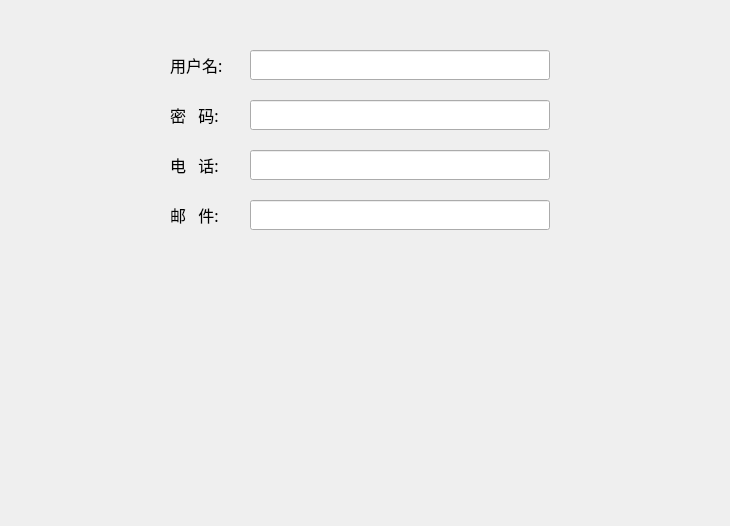
<?xml version="1.0" encoding="UTF-8"?>
<ui version="4.0">
 <class>Dialog</class>
 <widget class="QDialog" name="Dialog">
  <property name="geometry">
   <rect>
    <x>0</x>
    <y>0</y>
    <width>730</width>
    <height>526</height>
   </rect>
  </property>
  <property name="windowTitle">
   <string>Dialog</string>
  </property>
  <widget class="QLineEdit" name="lineEdit">
   <property name="geometry">
    <rect>
     <x>250</x>
     <y>50</y>
     <width>300</width>
     <height>30</height>
    </rect>
   </property>
  </widget>
  <widget class="QLabel" name="label">
   <property name="geometry">
    <rect>
     <x>170</x>
     <y>50</y>
     <width>70</width>
     <height>30</height>
    </rect>
   </property>
   <property name="font">
    <font>
     <family>微软雅黑</family>
     <pointsize>12</pointsize>
    </font>
   </property>
   <property name="text">
    <string>用户名:</string>
   </property>
  </widget>
  <widget class="QLineEdit" name="lineEdit_2">
   <property name="geometry">
    <rect>
     <x>250</x>
     <y>100</y>
     <width>300</width>
     <height>30</height>
    </rect>
   </property>
  </widget>
  <widget class="QLabel" name="label_2">
   <property name="geometry">
    <rect>
     <x>170</x>
     <y>100</y>
     <width>70</width>
     <height>30</height>
    </rect>
   </property>
   <property name="font">
    <font>
     <family>微软雅黑</family>
     <pointsize>12</pointsize>
    </font>
   </property>
   <property name="text">
    <string>密   码:</string>
   </property>
  </widget>
  <widget class="QLineEdit" name="lineEdit_3">
   <property name="geometry">
    <rect>
     <x>250</x>
     <y>150</y>
     <width>300</width>
     <height>30</height>
    </rect>
   </property>
  </widget>
  <widget class="QLabel" name="label_3">
   <property name="geometry">
    <rect>
     <x>170</x>
     <y>150</y>
     <width>70</width>
     <height>30</height>
    </rect>
   </property>
   <property name="font">
    <font>
     <family>微软雅黑</family>
     <pointsize>12</pointsize>
    </font>
   </property>
   <property name="text">
    <string>电   话:</string>
   </property>
  </widget>
  <widget class="QLineEdit" name="lineEdit_4">
   <property name="geometry">
    <rect>
     <x>250</x>
     <y>200</y>
     <width>300</width>
     <height>30</height>
    </rect>
   </property>
  </widget>
  <widget class="QLabel" name="label_4">
   <property name="geometry">
    <rect>
     <x>170</x>
     <y>200</y>
     <width>70</width>
     <height>30</height>
    </rect>
   </property>
   <property name="font">
    <font>
     <family>微软雅黑</family>
     <pointsize>12</pointsize>
    </font>
   </property>
   <property name="text">
    <string>邮   件:</string>
   </property>
  </widget>
 </widget>
 <resources/>
 <connections/>
</ui>
